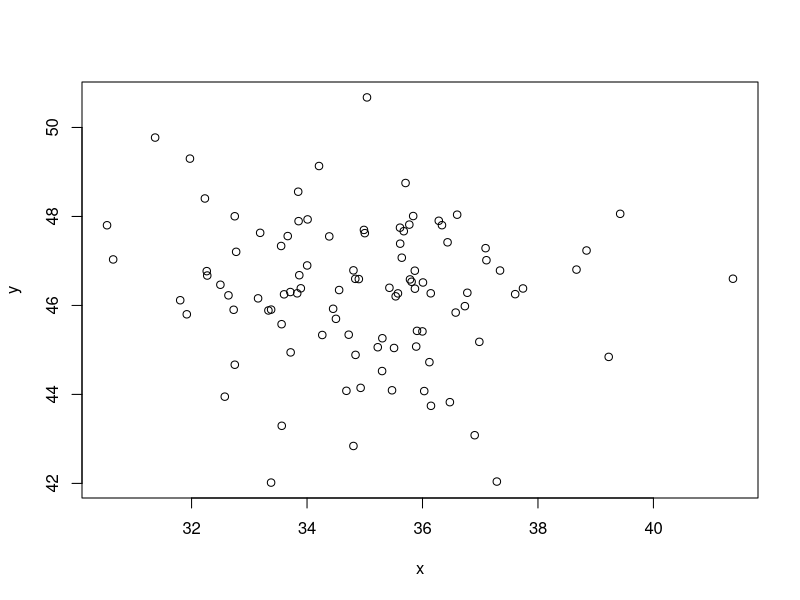

The R script that drew this image: (Note: this script raises an error after producing the figure.)
## ---- chunk 1
knitr::opts_chunk$set(collapse = TRUE)
## ---- chunk 2
# base functions
seq(1:5)
sum(c(2, 39, 22))

# parameters are given using a single '='
x = rnorm(n = 100, mean = 35, sd = 2)

# but they don't have to be named as long as you give them in the right order
y = rnorm(100, 46, 1.5)
plot(x, y)

# functions can be nested
print(paste("The mean of the x vector is", round(mean(x))))

# a simple function of our own devising
say_hello = function(name) {
	say = paste("Hello", name)
	print(say)
}

say_hello("Matthew")

## ---- chunk 3
cats = "cool"

if (cats == "cool") {
	print("You know it!")
}

## ---- chunk 4
cats = "uncool"

if (cats == "cool") {
	print("You know it!")
} else {
	print("Whaaat?!")
}
## ---- chunk 5
dogs = "cool"

if (cats == "cool") {
	print("You know it!")
} else if (dogs == "cool" ) {
	print("Phew, I was worried about you there.")
} else {
	print("Whaaat?!")
}
## ---- chunk 6
3 + 2 == 4

any(is.na(x))

some_values = c(1,2,3,4)
3 %in% some_values

# The %in% function retuns TRUE or FALSE for every value on the left-hand side depending on if a
# match is found on the right hand side.  This can be useful for if statements but only if it
# returns a single TRUE/FALSE

test_values = c(0,3,5)
if (test_values %in% some_values) {
	print("Yup")
}

test_values %in% some_values

## ---- chunk 7
df = data.frame(x = rnorm(50), y = rnorm(50), z = rnorm(50))
head(df)
## ---- chunk 8
mean(df$x)
mean(df$y)
mean(df$z)
## ---- chunk 9
output = vector("double", ncol(df))

for (i in seq_along(df)) {
	output[[i]] = mean(df[[i]])
}

output
## ---- chunk 10
seq_along(df)

# equivalently
1:ncol(df)

1:3

